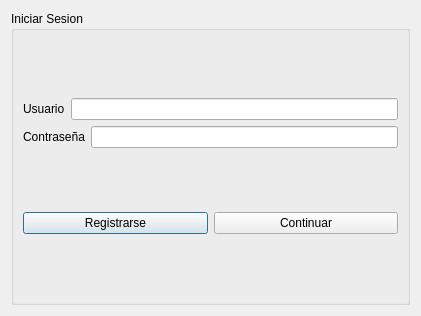
<?xml version="1.0" encoding="UTF-8"?>
<ui version="4.0">
 <class>iniciarsesion</class>
 <widget class="QDialog" name="iniciarsesion">
  <property name="geometry">
   <rect>
    <x>0</x>
    <y>0</y>
    <width>421</width>
    <height>316</height>
   </rect>
  </property>
  <property name="windowTitle">
   <string>iniciarsesion</string>
  </property>
  <layout class="QHBoxLayout" name="horizontalLayout">
   <item>
    <widget class="QGroupBox" name="groupBox">
     <property name="title">
      <string>Iniciar Sesion</string>
     </property>
     <layout class="QVBoxLayout" name="verticalLayout_2">
      <item>
       <layout class="QVBoxLayout" name="verticalLayout">
        <item>
         <layout class="QHBoxLayout" name="horizontalLayout_2">
          <item>
           <widget class="QLabel" name="label">
            <property name="text">
             <string>Usuario</string>
            </property>
           </widget>
          </item>
          <item>
           <widget class="QLineEdit" name="lineEdit_usuario"/>
          </item>
         </layout>
        </item>
        <item>
         <layout class="QHBoxLayout" name="horizontalLayout_3">
          <item>
           <widget class="QLabel" name="label_2">
            <property name="text">
             <string>Contraseña</string>
            </property>
           </widget>
          </item>
          <item>
           <widget class="QLineEdit" name="lineEdit_Contrasena"/>
          </item>
         </layout>
        </item>
       </layout>
      </item>
      <item>
       <layout class="QHBoxLayout" name="horizontalLayout_4">
        <item>
         <widget class="QPushButton" name="pushButton_Registrarse">
          <property name="text">
           <string>Registrarse</string>
          </property>
         </widget>
        </item>
        <item>
         <widget class="QPushButton" name="pushButton_continuar">
          <property name="text">
           <string>Continuar</string>
          </property>
         </widget>
        </item>
       </layout>
      </item>
     </layout>
    </widget>
   </item>
  </layout>
 </widget>
 <resources/>
 <connections/>
</ui>
